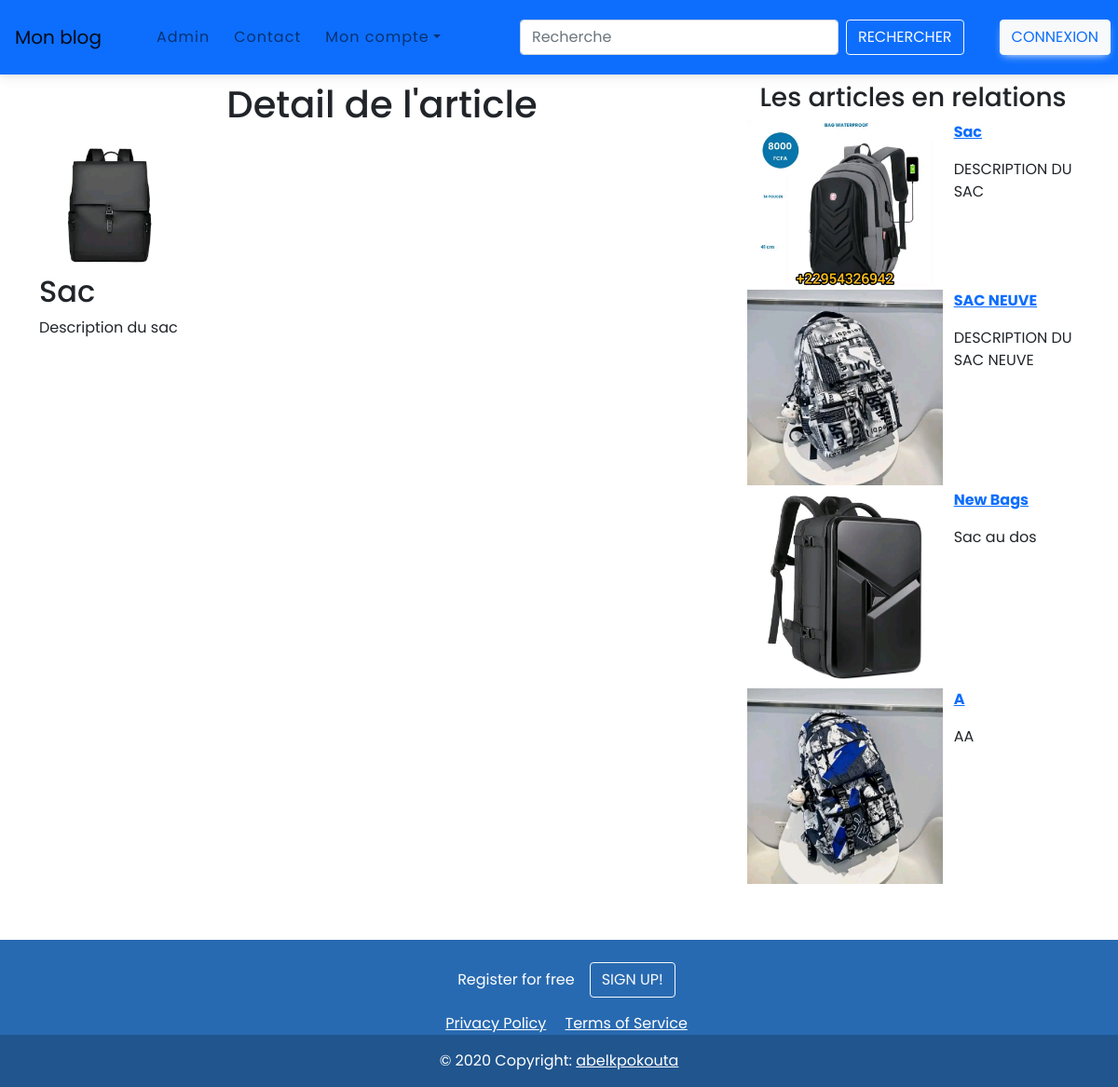
Page /blog/article/info/5/ on the committed database.
### blog/models.py (models this page shows, shortened)
class Article(models.Model):
    user=models.ForeignKey(User,on_delete=models.CASCADE,null=True)
    title=models.CharField(max_length=50)
    categorie=models.ForeignKey(Category,on_delete=models.CASCADE)
    description=models.TextField()
    image=models.ImageField(null=True ,blank=True)
    created_at=models.DateTimeField(auto_now_add=True)
    updated_at=models.DateTimeField(auto_now=True)

### blog/views.py (the view)
# urls.py: path("article/info/<int:id_article>/", views.afficher_info_article , name="article_info"),
def afficher_info_article(request , id_article):
    article=Article.objects.get(pk=id_article)
    article_en_relation=Article.objects.filter(categorie=article.categorie)
    return render(request,"blog/article_info.html" , {"article":article , "article_en_relation":article_en_relation})

### blog/templates/blog/article_info.html
{% extends 'blog/navigation_bar.html' %}
{% block contenu %}
<div class="container mb-6">
    <div class="row">
        <div class="col-md-8">
            <h1 class="text-center mt-2">Detail de l'article</h1>
            {% if article.image %}
            <img src="{{ article.image.url }}" alt="Default image" style="max-width: 100%; max-height: 150px;">
            {% else %}
            <img src="/static/images/default_image.jpg" alt="info image" style="max-width: 100%; max-height: 150px;">
            {% endif %}
            <h2>{{article.title}}</h2>
            <p>{{article.description}}</p>
        </div>
        <div class="col-md-4">
            <h3 class="text-center mt-2">Les articles en relations
            </h3>
                {% if article_en_relation %}
                    <div class="row">
                        {% for art_en_rlt in article_en_relation %}
                        {% if art_en_rlt != article %}
                            <div class="container col-md-7 mb-1">
                                <a href="{% url 'blog_site:article_info' art_en_rlt.id %}">
                                    {% if art_en_rlt.image %}
                                    <img src="{{ art_en_rlt.image.url }}" alt="info image" style="max-width: 210px;">
                                    {% else %}
                                    <img src="/static/images/default_image.jpg" alt="info default" style="max-width: 210px;">
                                    {% endif %}
                                </a>
                            </div>
                            <div class="container col-md-5">
                                <p class="card-text" style="color:#007bff ;font-weight: bold;"><a href="{% url 'blog_site:article_info' art_en_rlt.id %}">{{ art_en_rlt.title}}</a></p>
                                <p>{{ art_en_rlt.description|truncatewords:7}}</p>
                            </div>
                        {% endif %}
                        {% endfor %}
                    </div>
                {% else %}
                <div class="container col-md-5 mb-1">
                    Pas d'article en relations ...
                </div>
                {% endif %}
        </div>
    </div>
</div>
{% endblock %}
{% block pied_page %}
{% include 'blog/footer.html' %}
{% endblock %}

### blog/static/css/style.css (style rules this page uses)
* { margin: 0; padding: 0; box-sizing: border-box; font-family: 'Poppins', sans-serif; }

### rows in the picture
Article: image (picture), title "Sac", description "Description du sac"
Article: image (picture), title "Sac", description "DESCRIPTION DU SAC"
Article: image (picture), title "SAC NEUVE", description "DESCRIPTION DU SAC NEUVE"
Article: image (picture), title "New Bags", description "Sac au dos"
Article: image (picture), title "A", description "AA"
